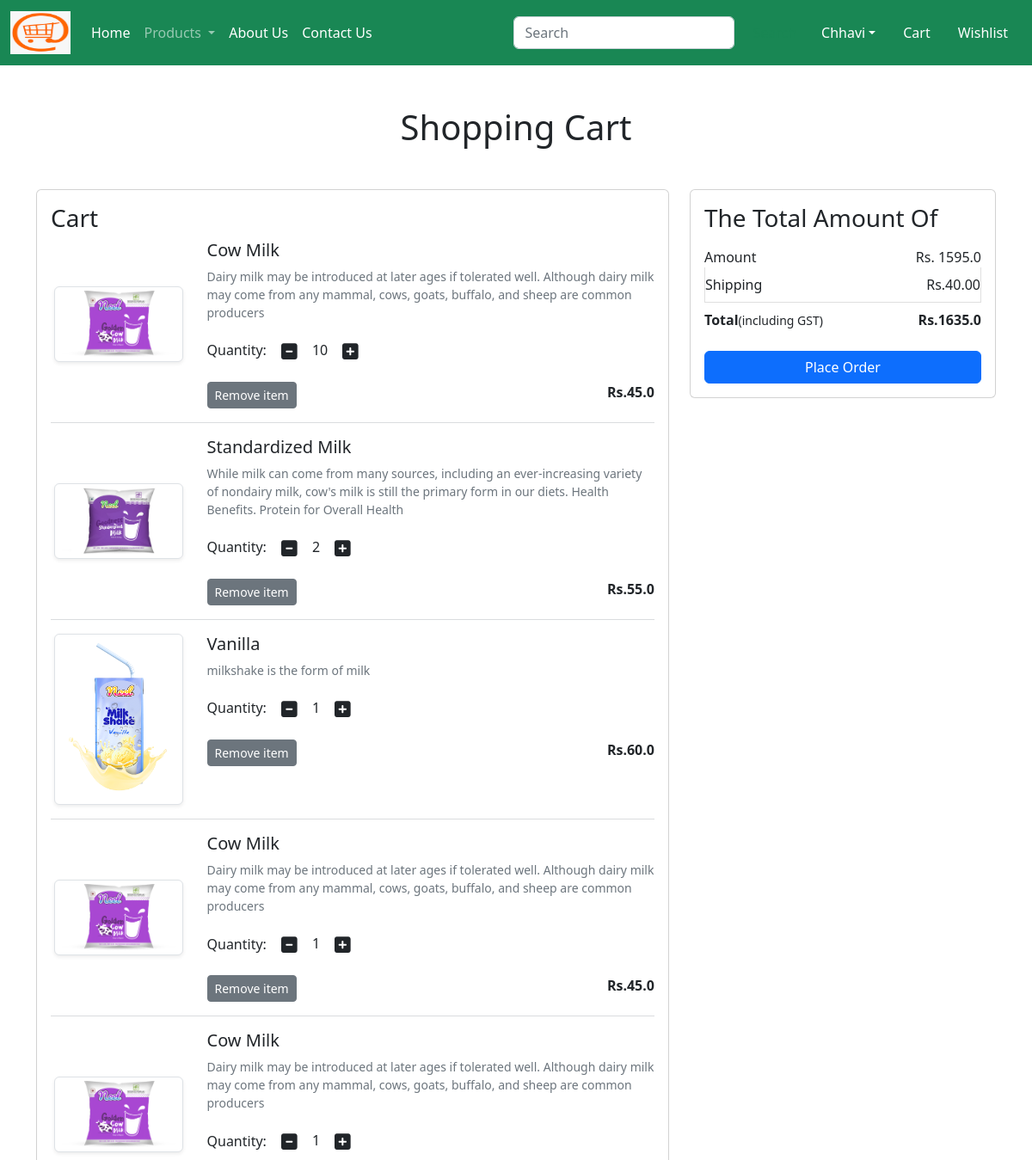
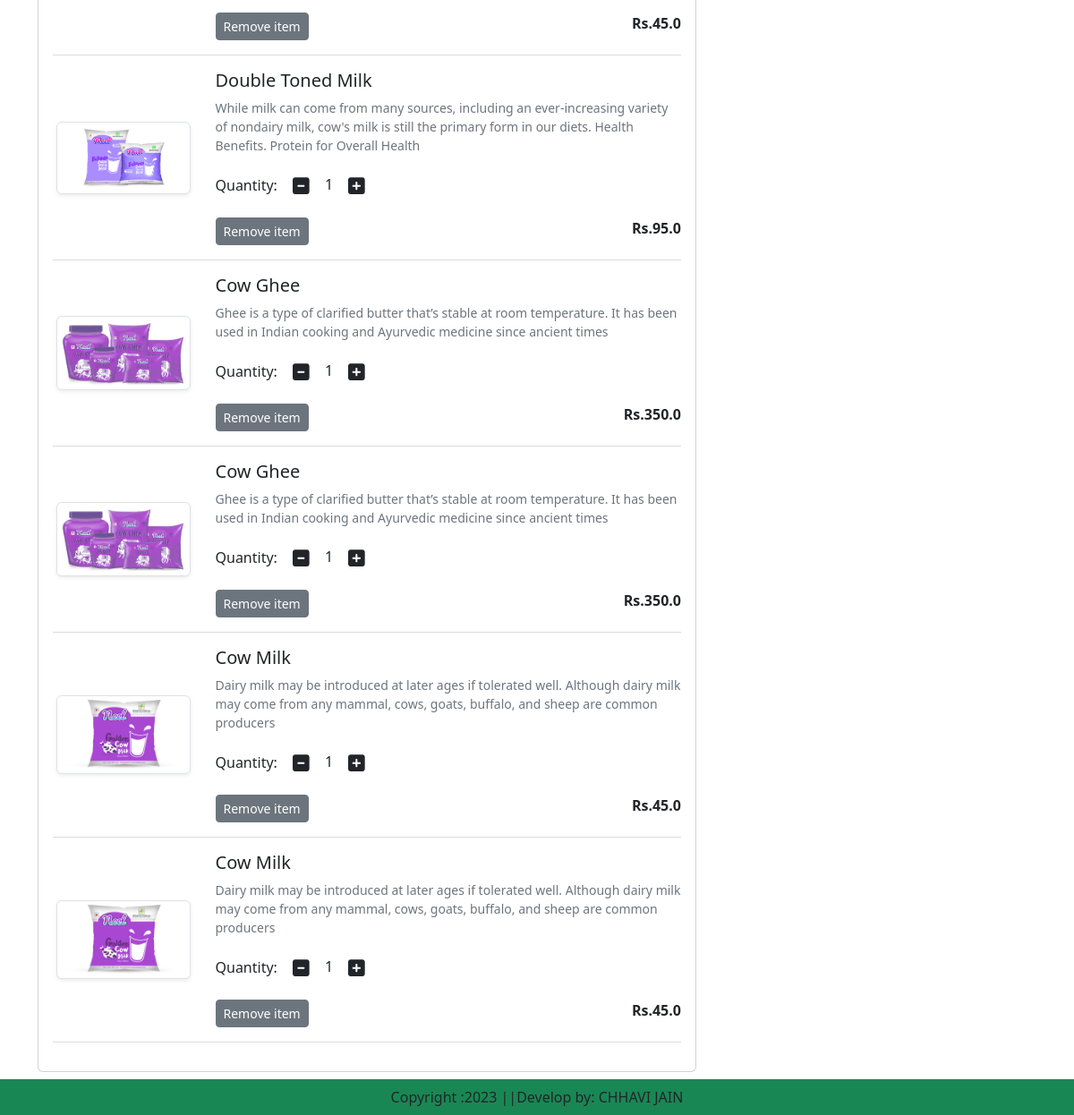
Page /cart/ (signed in) on the committed database (2 pictures, top to bottom).
### app/models.py (models this page shows, shortened)
class Cart(models.Model):
    user=models.ForeignKey(User,on_delete=models.CASCADE)
    product=models.ForeignKey(Product,on_delete=models.CASCADE)
    quantity=models.PositiveIntegerField(default=1)

class Product(models.Model):
    title=models.CharField(max_length=100)
    selling_price=models.FloatField()
    discounted_price=models.FloatField()
    description=models.TextField()
    composition=models.TextField(default='')
    prodapp=models.TextField(default='')
    category=models.CharField(choices=CATEGORY_CHOICES,max_length=2)
    product_image=models.ImageField(upload_to='product')

### app/views.py (the view)
# urls.py: path('cart/',views.show_cart,name='showcart'),
def show_cart(request):
    user=request.user
    cart=Cart.objects.filter(user=user)
    amount=0
    for p in cart:
        value=p.quantity*p.product.discounted_price
        amount=amount+value
    totalamount=amount+40
    return render(request,'app/addtocart.html',locals())

### app/templates/app/addtocart.html (shortened to what this page needs)
{% extends 'app/base.html'%}
{% load static %}
{% block main-content %}
<div class="container my-5">
    <div class="row">
     {% if cart %}
     <h1 class="text-center mb-5">Shopping Cart</h1>
     <div class="col-sm-8">
        <div class="card">
            <div class="card-body">
                <h3>Cart</h3>
                {% for item in cart %}
                <div class="row">
                    <div class="col-sm-3 text-center align-self-center"><img src="{{item.product.product_image.url}}" alt="" srcset="" class="img-fluid img-thumbnail shadow-sm" height="150" width="150"></div>
                    <div class="col-sm-9">
                        <div>
                            <h5>{{item.product.title}}</h5>
                            <p class="mb-2 text-muted small">{{item.product.description}}</p>
                            <div class="my-3">
                                <label for="quantity">Quantity:</label>
                                <a class="minus-cart btn" pid={{item.product.id}}><i class="fas fa-minus-square fa-lg"></i></a>
                                  <span id="quantity">{{item.quantity}}</span>
                                <a class="plus-cart btn" pid={{item.product.id}}><i class="fas fa-plus-square fa-lg"></i></a>
                            </div>
                             <div class="d-flex justify-content-between">
                                <a href="#" class="remove-cart btn btn-sm btn-secondary mr-3" pid={{item.product.id}}>Remove item</a>
                                <p class="mb-0"><span><strong>Rs.{{item.product.discounted_price}}</strong></span></p>
                             </div>
                            </div>
                        </div>
                    </div>
                <hr class="text-muted">
                {% endfor %}
                </div>
            </div>
            </div>
            <div class="col-sm-4">
                <div class="card">
                <div class="card-body">
                    <h3>The Total Amount Of</h3>
                    <ul class="list-group">
                        <li class="list-group-item d-flex justify-content-between align-items-center  border-0 px-0 pb-0">Amount<span id="amount">Rs. {{amount}}</span></li>
                        <li class="list-group-item d-flex justify-content-between align-items-center px-0">Shipping<span>Rs.40.00 </span></li>
                        <li class="list-group-item d-flex justify-content-between align-items-center border-0 px-0 mb-3">
                    <div>
                        <strong>Total</strong><small>(including  GST)</small>
                    </div>
                    <span id="totalamount"><strong>Rs.{{totalamount}}</strong></span>
                </li>
            </ul>
           <div class="d-grid"><a href="{% url 'checkout' %}" class="btn btn-primary">Place Order</a></div>
        </div>
    </div>
</div>
{% else %}
<h1 class="text-center mb-5">Cart Is Empty</h1>
{% endif %}
</div>
</div>
{% endblock main-content %}

### app/templates/app/base.html (shortened to what this page needs)
<!DOCTYPE html>
{% load static %}
<html lang="en">
<head>
    <link href="https://cdn.jsdelivr.net/npm/bootstrap@5.2.3/dist/css/bootstrap.min.css" rel="stylesheet"/>
    <link rel="stylesheet" href="{% static 'app/css/owl.carousel.min.css' %}"/>
    <link rel="stylesheet" href="{% static 'app/css/all.min.css' %}" />
    <link rel="stylesheet" href="{% static 'app/css/style.css' %}"/>
</head>
<body>
  <nav class="navbar navbar-expand-lg navbar-dark bg-success">
    <div class="container-fluid">
      <a class="navbar-brand" href="#">
        <img src="{%  static 'app/images/logo.png' %}" width="70" height="50" /></a>
      <div class="collapse navbar-collapse" id="navbarSupportedContent">
        <ul class="navbar-nav me-auto mb-2 mb-lg-0">
        {% if request.user.is_authenticated %}
          <li class="nav-item">
            <a class="nav-link active" aria-current="page" href="/">Home</a>
          </li>
          <li class="nav-item dropdown">
            <a class="nav-link dropdown-toggle" href="#" role="button" data-bs-toggle="dropdown" aria-expanded="false">
              Products
            </a>
          </li>
          <li class="nav-item">
            <a class="nav-link text-white" href="{% url 'about' %}">About Us</a>
          </li>
          <li class="nav-item">
            <a class="nav-link text-white" href="{% url 'contact' %}">Contact Us</a>
          </li>
        </ul>
        <form class="d-flex" role="search">
          <input class="form-control me-2" type="search" placeholder="Search" aria-label="Search">
          <button class="btn btn-outline-success" type="submit">Search</button>
        </form>
      </div>
      <ul class="navbar-nav me-auto mb-2 mb-lg-0">
        <li class="nav-item dropdown mx-2">
          <a class="nav-link dropdown-toggle text-white" href="#"
          id="profileDropdown" role="button" data-bs-toggle="dropdown" aria-expanded="false">Chhavi</a>
        </li>
        <li class="nav-item mx-2">
          <a href="#" class="nav-link text-white">Cart </a>
        </li>
        <li class="nav-item mx-2">
          <a href="#" class="nav-link text-white">Wishlist </a>
        </li>
        {% endif %}
      </ul>
    </div>
  </nav>
    {% block main-content %}{% endblock main-content %}
    <footer  class="container-fluid fixed-bottom bg-success text-center p-2 mt-5">
      Copyright :2023 ||Develop by: CHHAVI JAIN
    </footer>
</body>
</html>

### rows in the picture
Cart: product.product_image (picture), product "Cow Milk", product.description "Dairy milk may be introduced at later ages if tolerated well. Although dairy milk may come from any mammal, cows, goats, buffalo, and sheep are common producers", quantity "10", product.discounted_price "45.0"
Cart: product.product_image (picture), product "Standardized Milk", product.description "While milk can come from many sources, including an ever-increasing variety of nondairy milk, cow's milk is still the primary form in our diets. Health Benefits. Protein for Overall Health", quantity "2", product.discounted_price "55.0"
Cart: product.product_image (picture), product "Vanilla", product.description "milkshake is the form of milk", quantity "1", product.discounted_price "60.0"
Cart: product.product_image (picture), product "Cow Milk", product.description "Dairy milk may be introduced at later ages if tolerated well. Although dairy milk may come from any mammal, cows, goats, buffalo, and sheep are common producers", quantity "1", product.discounted_price "45.0"
Cart: product.product_image (picture), product "Cow Milk", product.description "Dairy milk may be introduced at later ages if tolerated well. Although dairy milk may come from any mammal, cows, goats, buffalo, and sheep are common producers", quantity "1", product.discounted_price "45.0"
Cart: product.product_image (picture), product "Double Toned Milk", product.description "While milk can come from many sources, including an ever-increasing variety of nondairy milk, cow's milk is still the primary form in our diets. Health Benefits. Protein for Overall Health", quantity "1", product.discounted_price "95.0"
Cart: product.product_image (picture), product "Cow Ghee", product.description "Ghee is a type of clarified butter that’s stable at room temperature. It has been used in Indian cooking and Ayurvedic medicine since ancient times", quantity "1", product.discounted_price "350.0"
Cart: product.product_image (picture), product "Cow Ghee", product.description "Ghee is a type of clarified butter that’s stable at room temperature. It has been used in Indian cooking and Ayurvedic medicine since ancient times", quantity "1", product.discounted_price "350.0"
Cart: product.product_image (picture), product "Cow Milk", product.description "Dairy milk may be introduced at later ages if tolerated well. Although dairy milk may come from any mammal, cows, goats, buffalo, and sheep are common producers", quantity "1", product.discounted_price "45.0"
Cart: product.product_image (picture), product "Cow Milk", product.description "Dairy milk may be introduced at later ages if tolerated well. Although dairy milk may come from any mammal, cows, goats, buffalo, and sheep are common producers", quantity "1", product.discounted_price "45.0"

### other values in the picture
{{ amount }} "1595.0"
{{ totalamount }} "1635.0"
